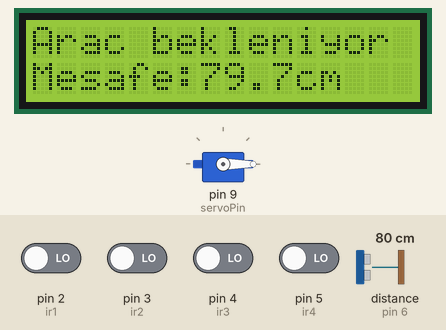
This sketch was run on a simulated Arduino Uno, built with avr-gcc and run on an emulated ATmega328P. Parts: 16×2 character LCD, servo. Wiring (inferred from the names in the program): ultrasonic range finder: trigger pin 7; echo pin 6. Inputs (shaded band) come from the test bench; at power-on: pin 2 (ir1), pin 3 (ir2), pin 4 (ir3), pin 5 (ir4) LOW, distance to the obstacle (sensor on pin 6) 80 cm. The echo pulse lasts 58.3 µs per cm.

Above: at 1.4 s.
1.5 s: distance to the obstacle (sensor on pin 6) set to 2 cm
At 3.1 s:
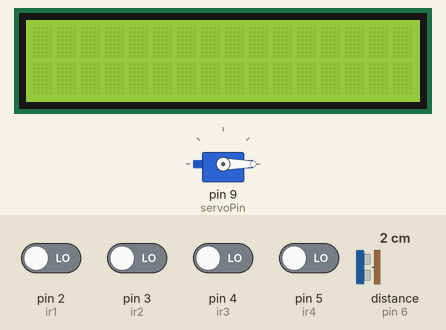
3.4 s: distance to the obstacle (sensor on pin 6) set to 35 cm
At 4.6 s:
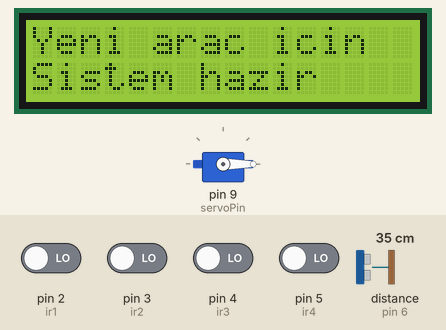
6.4 s: distance to the obstacle (sensor on pin 6) set to 18 cm
At 7.5 s:
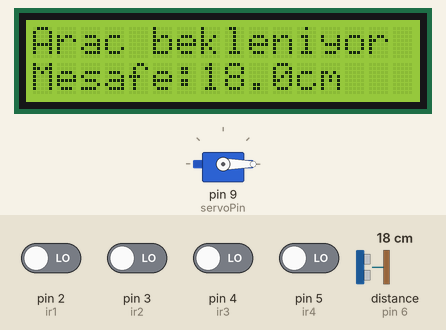
8.5 s: distance to the obstacle (sensor on pin 6) set to 4 cm
At 9.0 s:
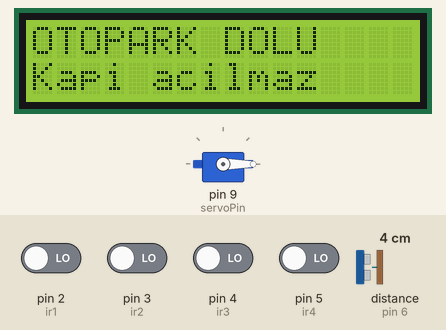
Timing chart, 0 to 11.5 s (numbered marks = the images above; inputs shaded):
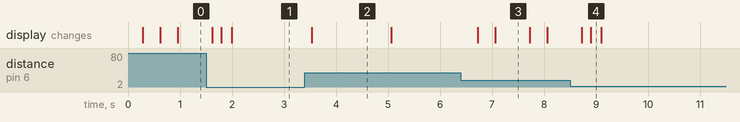

The sketch:

sketch_apr24a.ino
```cpp
#include <Wire.h>
#include <LiquidCrystal_I2C.h>
#include <Servo.h>

LiquidCrystal_I2C lcd(0x20, 16, 2);
Servo gate;

// Ultrasonic sensor
const int trigPin = 7;
const int echoPin = 6;

// Servo
const int servoPin = 9;

// IR parking sensors
const int ir1 = 2;   // Park 1
const int ir2 = 3;   // Park 2
const int ir3 = 4;   // Park 3
const int ir4 = 5;   // Park 4

// Servo angles
const int gateClosed = 0;
const int gateOpen = 90;

// Distance limits
const float carDetectDistance = 12.0;
const float carClearDistance  = 20.0;

bool carProcessed = false;

// HIGH = empty, LOW = occupied
bool isEmpty(int irPin) {
  return digitalRead(irPin) == HIGH;
}

float measureDistance() {
  digitalWrite(trigPin, LOW);
  delayMicroseconds(5);

  digitalWrite(trigPin, HIGH);
  delayMicroseconds(10);
  digitalWrite(trigPin, LOW);

  long duration = pulseIn(echoPin, HIGH, 30000);

  if (duration == 0) {
    return 999.0;
  }

  float distance = duration * 0.0343 / 2.0;
  return distance;
}

int countEmptySpaces() {
  int count = 0;

  if (isEmpty(ir1)) count++;
  if (isEmpty(ir2)) count++;
  if (isEmpty(ir3)) count++;
  if (isEmpty(ir4)) count++;

  return count;
}

String emptySpacesText() {
  String text = "";

  if (isEmpty(ir1)) text += "1 ";
  if (isEmpty(ir2)) text += "2 ";
  if (isEmpty(ir3)) text += "3 ";
  if (isEmpty(ir4)) text += "4 ";

  if (text == "") text = "Yok";

  return text;
}

int nearestEmptySpace() {
  if (isEmpty(ir1)) return 1;
  if (isEmpty(ir2)) return 2;
  if (isEmpty(ir3)) return 3;
  if (isEmpty(ir4)) return 4;

  return 0;
}

void showMessage(String line1, String line2, int waitTime) {
  lcd.clear();
  lcd.setCursor(0, 0);
  lcd.print(line1);
  lcd.setCursor(0, 1);
  lcd.print(line2);
  delay(waitTime);
}

void setup() {
  lcd.init();
  lcd.backlight();

  pinMode(trigPin, OUTPUT);
  pinMode(echoPin, INPUT);

  pinMode(ir1, INPUT);
  pinMode(ir2, INPUT);
  pinMode(ir3, INPUT);
  pinMode(ir4, INPUT);

  gate.attach(servoPin);
  gate.write(gateClosed);

  showMessage("Akilli Otopark", "Sistem Hazir", 150);
}

void loop() {
  float distance = measureDistance();

  if (!carProcessed && distance <= carDetectDistance) {
    carProcessed = true;

    int emptyCount = countEmptySpaces();
    String emptyText = emptySpacesText();
    int nearestPark = nearestEmptySpace();

    showMessage("Hos geldiniz", "Arac algilandi", 150);

    if (emptyCount == 0) {
      showMessage("OTOPARK DOLU", "Kapi acilmaz", 200);
      gate.write(gateClosed);
    }
    else {
      showMessage("Bos yer sayisi:", String(emptyCount), 150);
      showMessage("Bos yerler:", emptyText, 200);
      showMessage("Park ediniz:", String(nearestPark), 200);

      showMessage("Kapi aciliyor", "Ileri gidiniz", 150);
      gate.write(gateOpen);

      delay(2500);

      showMessage("Kapi kapaniyor", "Lutfen bekleyin", 150);
      gate.write(gateClosed);

      delay(150);
    }

    lcd.clear();
  }

  if (carProcessed && distance >= carClearDistance) {
    carProcessed = false;
    showMessage("Yeni arac icin", "Sistem hazir", 1500);
  }

  if (!carProcessed) {
    lcd.setCursor(0, 0);
    lcd.print("Arac bekleniyor ");
    lcd.setCursor(0, 1);
    lcd.print("Mesafe:");
    lcd.print(distance, 1);
    lcd.print("cm   ");
  }

  delay(300);
}
```

Measured:
- after the input at 1.5 s, the display: first changes after 0.12 s (image 1 shows a later state)
- after the input at 3.4 s, the display: changes after 0.13 s (image 2)
- after the input at 6.4 s, the display: first changes after 0.33 s (image 3 shows a later state)
- after the input at 8.5 s, the display: first changes after 0.22 s (image 4 shows a later state)
- what the display in image 2 shows lasts 1.6 s, from 3.5 s to 5.1 s
- what the display in image 3 shows lasts 0.6 s, from 7.1 s to 7.7 s
